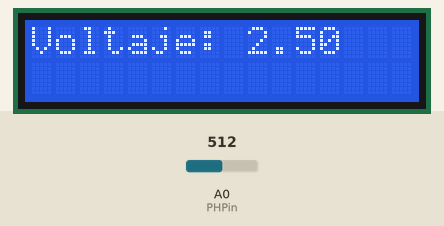
This sketch was run on a simulated Arduino Uno, built with avr-gcc and run on an emulated ATmega328P. Shown: 16×2 character LCD. Inputs (shaded band) come from the test bench; at power-on: A0 (PHPin) = 512. What the sketch prints to the serial monitor is not drawn.

Above: at 1.2 s.
1.3 s: A0 (PHPin) set to 716
At 2.8 s:
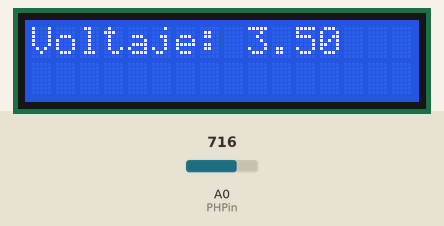
3.9 s: A0 (PHPin) set to 900
At 5.7 s:
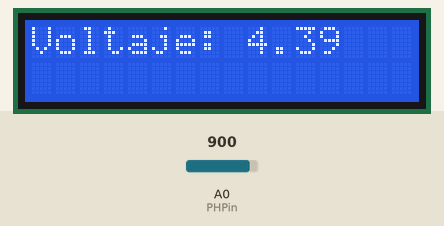
6.1 s: A0 (PHPin) set to 1023
At 7.5 s:
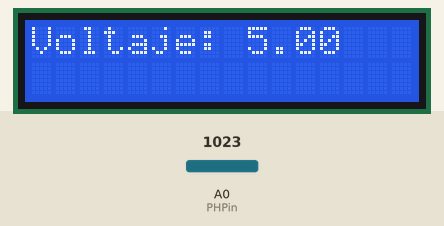
Timing chart, 0 to 9.1 s (numbered marks = the images above; inputs shaded):
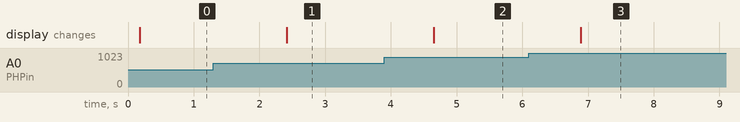

Measured:
- after the input at 1.3 s, the display: changes after 1.1 s (image 1)
- after the input at 3.9 s, the display: changes after 0.75 s (image 2)
- after the input at 6.1 s, the display: changes after 0.79 s (image 3)

The sketch:

Voltaje.ino
```cpp
#include <Wire.h>
#include <LiquidCrystal_I2C.h>

const int PHPin = A0;  // Sensor conectado en el pin A0
LiquidCrystal_I2C lcd(0x27, 16, 2);  // Dirección I2C y tamaño de la pantalla LCD

void setup() {
  Serial.begin(9600);
  lcd.init(); // Inicializa la pantalla LCD
  lcd.backlight(); // Enciende la retroiluminación de la pantalla LCD
}

void loop() {
  voltajepromedio();  // Función que calcula el ph promedio de 10 muestras
  delay(1000);
}

void impresion(LiquidCrystal_I2C &lcd, float v) {
  lcd.clear();  // Limpia la pantalla LCD
  lcd.setCursor(0, 0); // Establece el cursor en la primera fila
  lcd.print("Voltaje: ");
  lcd.print(v, 2); // Muestra el valor de pH con dos decimales
  Serial.print("Voltaje: ");
  Serial.println(v);
}

void voltajepromedio() {
  long muestras = 0;       // Variable para las 10 muestras
  float muestrasprom = 0;  // Variable para calcular el promedio de las muestras

  // 10 muestras, una cada 10ms
  for (int x = 0; x < 10; x++) {
    muestras += analogRead(PHPin);
    delay(10);
  }

  muestrasprom = muestras / 10.0;
  float Voltaje = muestrasprom * (5.0 / 1024.0);  // Se calcula el voltaje
  impresion(lcd, Voltaje);  // Se llama a la función de impresión
}
```
